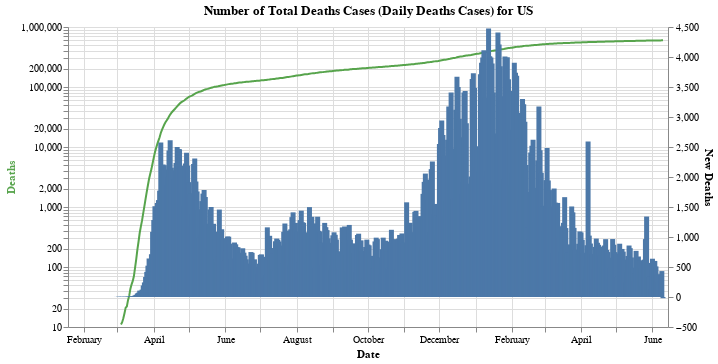

The cell this chart's notebook holds for it:
### Code cell
#hide_input
_new_bar = alt.Chart(df_country_cases).mark_bar().encode(
    alt.X('Date:T'),
    alt.Y('New Deaths:Q'),
    tooltip = list(df_country_cases)
)

_total_line = alt.Chart(df_country_cases[df_country_cases['Deaths'] > 10]).mark_line(color='#57A44C').encode(
    alt.X('Date:T'),
    alt.Y('Deaths:Q', axis=alt.Axis(titleColor='#57A44C'), scale=alt.Scale(type='log')),
    tooltip = list(df_country_cases)
)

alt.layer(_total_line, _new_bar).properties(
    width = 600,
    title = f'Number of Total Deaths Cases (Daily Deaths Cases) for {country}'
).resolve_scale(y='independent')

### Figure 1 — Vega-Lite specification as saved in the notebook (floating-point values rounded to 4 significant figures; data arrays with more than 128 entries replaced by an {"elided": "..."} marker saying what was removed)
{"config": {"view": {"continuousWidth": 400, "continuousHeight": 300}}, "layer": [{"data": {"name": "data-c930127b2fe1cd4ce95fb315bc088211"}, "mark": {"type": "line", "color": "#57A44C"}, "encoding": {"tooltip": [{"type": "temporal", "field": "Date"}, {"type": "quantitative", "field": "Cases"}, {"type": "quantitative", "field": "Deaths"}, {"type": "quantitative", "field": "Recovered"}, {"type": "quantitative", "field": "Active"}, {"type": "quantitative", "field": "New Cases"}, {"type": "quantitative", "field": "New Deaths"}, {"type": "quantitative", "field": "New Recovered"}, {"type": "quantitative", "field": "New Active"}, {"type": "quantitative", "field": "Deaths_Rate"}, {"type": "quantitative", "field": "Recovered_Rate"}], "x": {"type": "temporal", "field": "Date"}, "y": {"type": "quantitative", "axis": {"titleColor": "#57A44C"}, "field": "Deaths", "scale": {"type": "log"}}}}, {"data": {"name": "data-1e7ab7022b76e0749ba18bc94a9903da"}, "mark": "bar", "encoding": {"tooltip": [{"type": "temporal", "field": "Date"}, {"type": "quantitative", "field": "Cases"}, {"type": "quantitative", "field": "Deaths"}, {"type": "quantitative", "field": "Recovered"}, {"type": "quantitative", "field": "Active"}, {"type": "quantitative", "field": "New Cases"}, {"type": "quantitative", "field": "New Deaths"}, {"type": "quantitative", "field": "New Recovered"}, {"type": "quantitative", "field": "New Active"}, {"type": "quantitative", "field": "Deaths_Rate"}, {"type": "quantitative", "field": "Recovered_Rate"}], "x": {"type": "temporal", "field": "Date"}, "y": {"type": "quantitative", "field": "New Deaths"}}}], "resolve": {"scale": {"y": "independent"}}, "title": "Number of Total Deaths Cases (Daily Deaths Cases) for US", "width": 600, "$schema": "https://vega.github.io/schema/vega-lite/v4.8.1.json", "datasets": {"data-c930127b2fe1cd4ce95fb315bc088211": {"elided": "464 records"}, "data-1e7ab7022b76e0749ba18bc94a9903da": {"elided": "506 records"}}}
